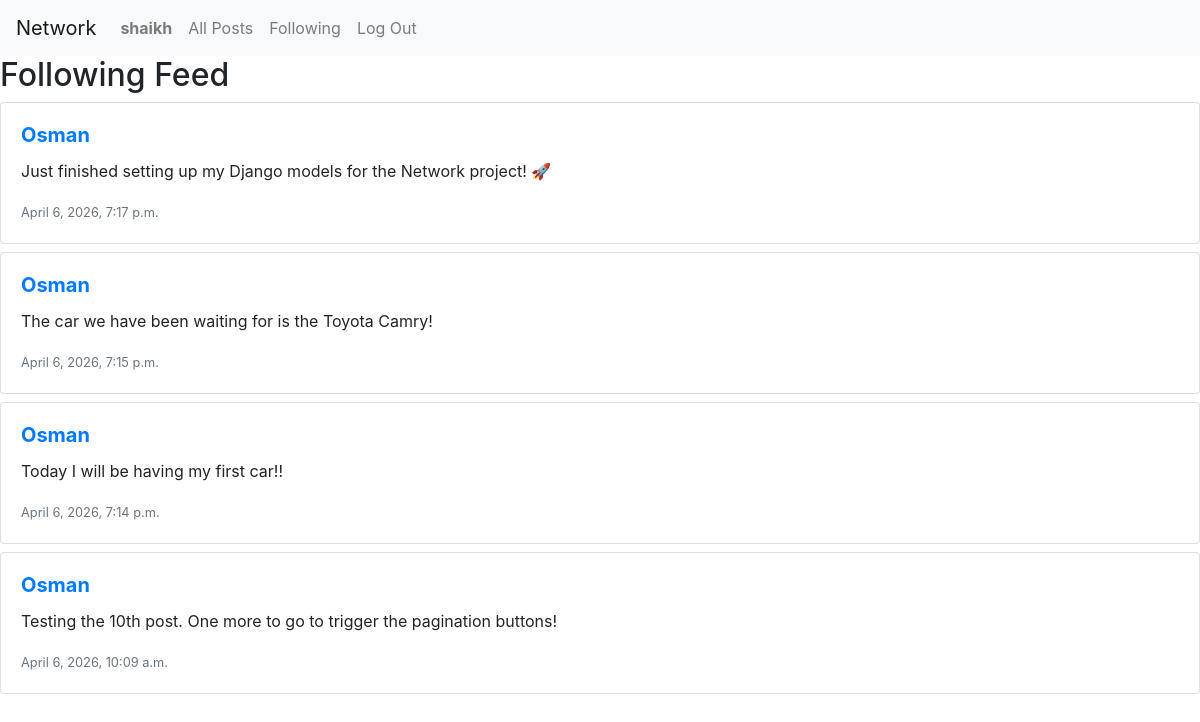
Screenshot of /following (signed in) with the database file from the repository.
### network/models.py (models this page shows, shortened)
class User(AbstractUser):
    pass

class Post(models.Model):
    user = models.ForeignKey(User, on_delete=models.CASCADE, related_name="posts")
    content = models.TextField(blank=True)
    timestamp = models.DateTimeField(auto_now_add=True)
    likes = models.ManyToManyField(User, blank=True, related_name="liked_posts")

### network/views.py (the view)
# urls.py: path("following", views.following, name="following"),
def following(request):
    if not request.user.is_authenticated:
        return HttpResponseRedirect(reverse("index"))
    followed_users = Follow.objects.filter(user=request.user).values_list("followed_user", flat=True)
    posts = Post.objects.filter(user__in=followed_users).order_by("-timestamp")
    return render(request, "network/following.html", {
        "posts": posts
    })

### network/templates/network/following.html
{% extends "network/layout.html" %}
{% block body %}
    <h2>Following Feed</h2>
    <div id="following-posts">
        {% for post in posts %}
            <div class="card mb-2">
                <div class="card-body">
                    <h5 class="card-title">
                        <a href="{% url 'profile' user_id=post.user.id %}"><strong>{{ post.user.username }}</strong></a>
                    </h5>
                    <p class="card-text">{{ post.content }}</p>
                    <p class="card-text"><small class="text-muted">{{ post.timestamp }}</small></p>
                </div>
            </div>
        {% empty %}
            <p>You are not following anyone yet, or they haven't posted anything!</p>
        {% endfor %}
    </div>
{% endblock %}

### network/templates/network/layout.html (shortened to what this page needs)
{% load static %}
<!DOCTYPE html>
<html lang="en">
    <head>
        <link rel="stylesheet" href="https://stackpath.bootstrapcdn.com/bootstrap/4.4.1/css/bootstrap.min.css">
        <link href="{% static 'network/styles.css' %}" rel="stylesheet">
    </head>
    <body>
        <nav class="navbar navbar-expand-lg navbar-light bg-light">
            <a class="navbar-brand" href="{% url 'index' %}">Network</a>
            <div>
              <ul class="navbar-nav mr-auto">
                {% if user.is_authenticated %}
                    <li class="nav-item">
                        <a class="nav-link" href="{% url 'profile' user_id=user.id %}"><strong>{{ user.username }}</strong></a>
                    </li>
                {% endif %}
                <li class="nav-item">
                  <a class="nav-link" href="{% url 'index' %}">All Posts</a>
                </li>
                {% if user.is_authenticated %}
                    <li class="nav-item">
                        <a class="nav-link" href="{% url 'following' %}">Following</a>
                    </li>
                    <li class="nav-item">
                        <a class="nav-link" href="{% url 'logout' %}">Log Out</a>
                    </li>
                {% endif %}
              </ul>
            </div>
          </nav>
        <div class="body">
            {% block body %}
            {% endblock %}
        </div>
    </body>
</html>

### rows the page displays
User: username "shaikh"
Post: user.username "Osman", content "Just finished setting up my Django models for the Network project! 🚀", timestamp "April 6, 2026, 7:17 p.m."
Post: user.username "Osman", content "The car we have been waiting for is the Toyota Camry!", timestamp "April 6, 2026, 7:15 p.m."
Post: user.username "Osman", content "Today I will be having my first car!!", timestamp "April 6, 2026, 7:14 p.m."
Post: user.username "Osman", content "Testing the 10th post. One more to go to trigger the pagination buttons!", timestamp "April 6, 2026, 10:09 a.m."
